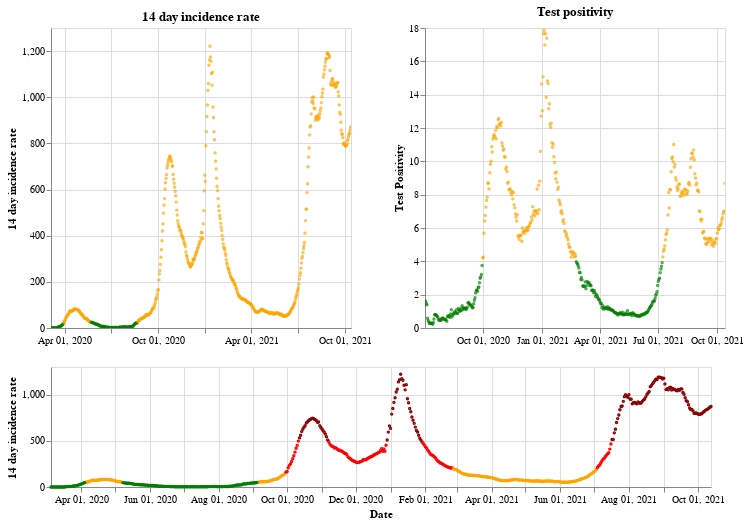

The notebook cell saved with this chart:
### Markdown cell above
## Northern Ireland

### Code cell
plot_traffic_light('Northern Ireland')

### Figure 1 — Vega-Lite specification as saved in the notebook (floating-point values rounded to 4 significant figures; data arrays with more than 128 entries replaced by an {"elided": "..."} marker saying what was removed)
{"config": {"view": {"continuousWidth": 400, "continuousHeight": 300}}, "vconcat": [{"hconcat": [{"mark": {"type": "point", "size": 2}, "encoding": {"color": {"condition": {"value": "green", "test": "(datum.twoWeeklyCasesRate <= 25)"}, "value": "orange"}, "tooltip": [{"type": "nominal", "field": "areaName"}, {"type": "temporal", "field": "date"}, {"type": "quantitative", "field": "twoWeeklyCasesRate"}, {"type": "quantitative", "field": "testPositivity"}], "x": {"type": "temporal", "axis": {"title": ""}, "field": "date", "scale": {"domain": {"selection": "DateBrush"}}, "timeUnit": "yearmonthdate"}, "y": {"type": "quantitative", "axis": {"title": "14 day incidence rate"}, "field": "twoWeeklyCasesRate"}}, "title": "14 day incidence rate", "width": 300}, {"mark": {"type": "point", "size": 2}, "encoding": {"color": {"condition": {"value": "green", "test": "(datum.testPositivity <= 4)"}, "value": "orange"}, "tooltip": [{"type": "nominal", "field": "areaName"}, {"type": "temporal", "field": "date"}, {"type": "quantitative", "field": "twoWeeklyCasesRate"}, {"type": "quantitative", "field": "testPositivity"}], "x": {"type": "temporal", "axis": {"title": ""}, "field": "date", "scale": {"domain": {"selection": "DateBrush"}}, "timeUnit": "yearmonthdate"}, "y": {"type": "quantitative", "axis": {"title": "Test Positivity"}, "field": "testPositivity"}}, "title": "Test positivity", "width": 300}]}, {"layer": [{"mark": {"type": "point", "size": 2}, "encoding": {"color": {"condition": {"value": "orange", "test": "(((datum.testPositivity < 4) && (datum.twoWeeklyCasesRate >= 50)) && (datum.twoWeeklyCasesRate < 200))"}, "value": "red"}, "opacity": {"condition": {"value": 1, "test": "((datum.twoWeeklyCasesRate >= 50) && (datum.twoWeeklyCasesRate < 500))"}, "value": 0}, "tooltip": [{"type": "nominal", "field": "areaName"}, {"type": "temporal", "field": "date"}, {"type": "quantitative", "field": "twoWeeklyCasesRate"}, {"type": "quantitative", "field": "testPositivity"}], "x": {"type": "temporal", "axis": {"title": "Date"}, "field": "date", "timeUnit": "yearmonthdate"}, "y": {"type": "quantitative", "axis": {"title": "14 day incidence rate"}, "field": "twoWeeklyCasesRate"}}, "selection": {"DateBrush": {"type": "interval", "encodings": ["x"], "fields": ["Time"]}}}, {"mark": {"type": "point", "size": 2}, "encoding": {"color": {"value": "darkred"}, "opacity": {"condition": {"value": 1, "test": "(datum.twoWeeklyCasesRate >= 500)"}, "value": 0}, "tooltip": [{"type": "nominal", "field": "areaName"}, {"type": "temporal", "field": "date"}, {"type": "quantitative", "field": "twoWeeklyCasesRate"}, {"type": "quantitative", "field": "testPositivity"}], "x": {"type": "temporal", "axis": {"title": "Date"}, "field": "date", "timeUnit": "yearmonthdate"}, "y": {"type": "quantitative", "axis": {"title": "14 day incidence rate"}, "field": "twoWeeklyCasesRate"}}}, {"mark": {"type": "point", "size": 2}, "encoding": {"color": {"condition": {"value": "green", "test": "((datum.testPositivity < 4) && (datum.twoWeeklyCasesRate < 50))"}, "value": "orange"}, "opacity": {"condition": {"value": 1, "test": "(datum.twoWeeklyCasesRate < 50)"}, "value": 0}, "tooltip": [{"type": "nominal", "field": "areaName"}, {"type": "temporal", "field": "date"}, {"type": "quantitative", "field": "twoWeeklyCasesRate"}, {"type": "quantitative", "field": "testPositivity"}], "x": {"type": "temporal", "axis": {"title": "Date"}, "field": "date", "timeUnit": "yearmonthdate"}, "y": {"type": "quantitative", "axis": {"title": "14 day incidence rate"}, "field": "twoWeeklyCasesRate"}}}], "height": 120, "width": 660}], "data": {"name": "data-f5a96e66bd8810286df4345a8b7718e4"}, "$schema": "https://vega.github.io/schema/vega-lite/v4.8.1.json", "datasets": {"data-f5a96e66bd8810286df4345a8b7718e4": {"elided": "588 records"}}}
